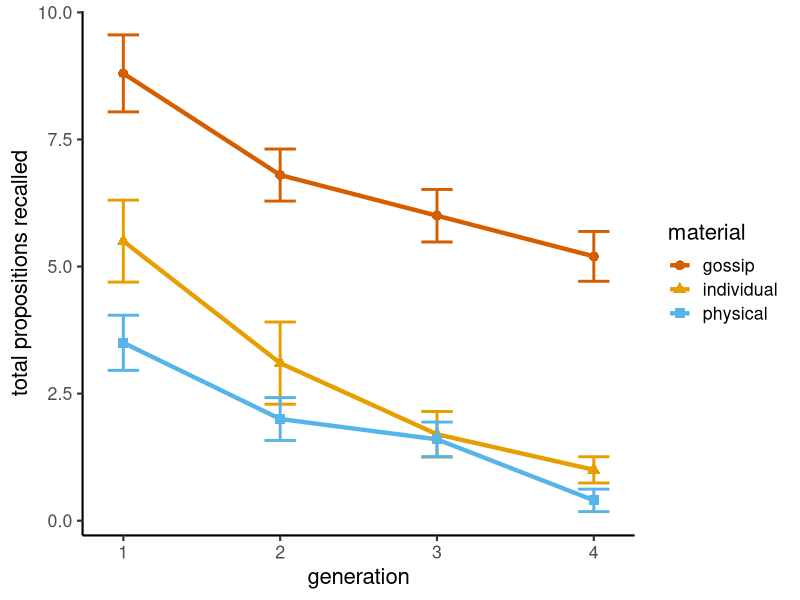
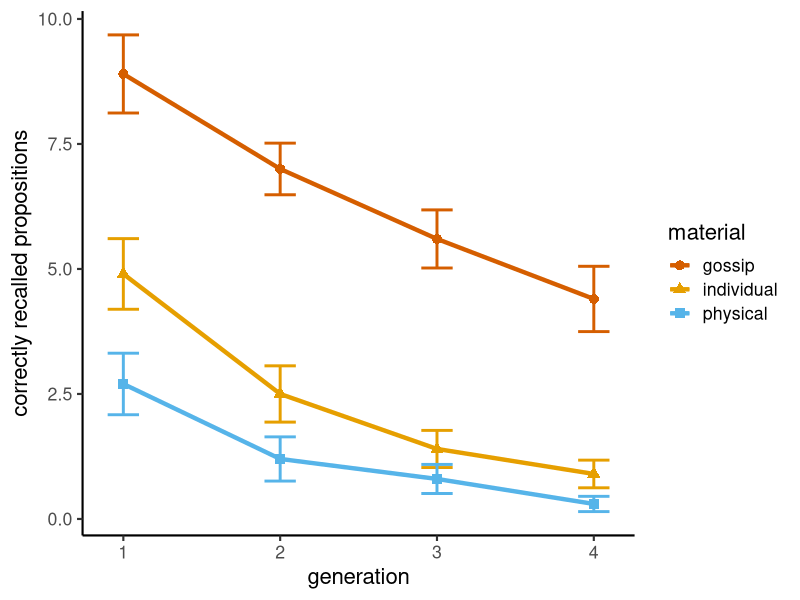
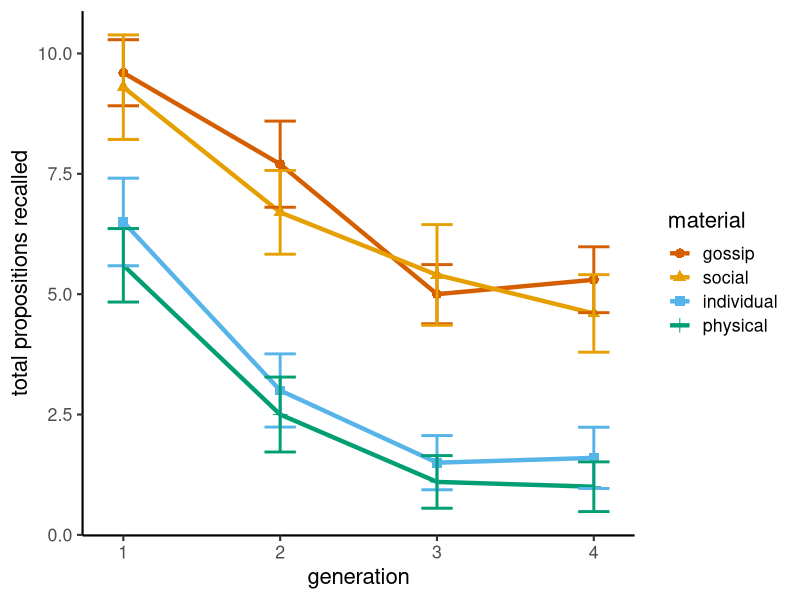
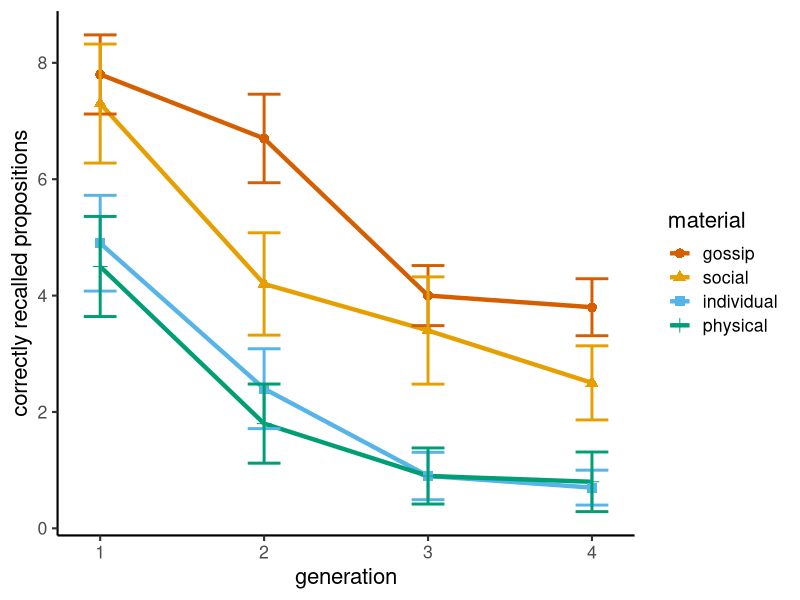

R code for these plots, in order:
# re-analyse data from Mesoudi, Whiten & Dunbar (2006), transmission chain experiments showing transmission advantage for social info over non-social individual and non-social physical info, using multilevel models instead of mixed ANOVAs

library(ggplot2)
library(readr)
library(nlme)


# experiment 1---------------------------------

# change path below to file location. Generation is numeric, while chain, participant, gender and material are factors
gossip_exp1 <- read_csv("mesoudi2006_exp1_data.csv", col_types = cols(chain = col_factor(levels = c("1", "2", "3", "4", "5", "6", "7", "8", "9", "10")), gender = col_factor(levels = c("m", "f")), material = col_factor(levels = c("gossip", "social", "individual", "physical")), participant = col_character()))
gossip_exp1$participant <- factor(gossip_exp1$participant)

# figures------------------

# colorblind pallette
cbPalette <- c("#D55E00", "#E69F00", "#56B4E9", "#009E73", "#999999", "#CC79A7")

# plot total propositions recalled (Fig 1)
ggplot(gossip_exp1, aes(x=generation, y=total_recall, colour = material)) + stat_summary(fun = mean, geom = "line", size = 1.5, aes(group = material, colour = material)) + stat_summary(fun = mean, geom = "point", size = 3, aes(shape = material)) + stat_summary(fun.data = mean_se, geom = "errorbar", width = 0.2, size = 1) + theme_classic(base_size = 16) + labs(x = "generation", y = "total propositions recalled") + scale_colour_manual(values=cbPalette)

# plot correct recalled propositions (Fig 2)
ggplot(gossip_exp1, aes(generation, correct_recall, colour = material)) + stat_summary(fun = mean, geom = "line", size = 1.5, aes(group = material, colour = material)) + stat_summary(fun = mean, geom = "point", size = 3, aes(shape = material)) + stat_summary(fun.data = mean_se, geom = "errorbar", width = 0.2, size = 1) + theme_classic(base_size = 16) + labs(x = "generation", y = "correctly recalled propositions") + scale_colour_manual(values=cbPalette)


# participants nested within chains (generation as numeric - see below for categorical) ------------

# total recall: same as in paper. Gossip higher than both ind and physical. No effect of gender, strong effect of generation
summary(lme(total_recall ~ gender + material + generation, data = gossip_exp1, random = ~1|chain / participant, method = "ML"))

# correct recall: again, gossip is higher than individual and physical, as in the original. Unlike the original, gender is just significiant at p<0.05.
summary(lme(correct_recall ~ gender + material + generation, data = gossip_exp1, random = ~1|chain / participant, method = "ML"))

# recode generation as categorical
gossip_exp1$generation.cat <- factor(gossip_exp1$generation)
levels(gossip_exp1$generation.cat) <- c("F1", "F2", "F3", "F4")

# categorical generation is virtually identical to numeric generation for material and gender, but also shows magnitude of diff between each generation
summary(lme(total_recall ~ gender + material + generation.cat, data = gossip_exp1, random = ~1|chain / participant, method = "ML"))
summary(lme(correct_recall ~ gender + material + generation.cat, data = gossip_exp1, random = ~1|chain / participant, method = "ML"))


# experiment 2---------------------------------

# Generation is numeric, while chain, participant, gender and material are factors
gossip_exp2 <- read_csv("mesoudi2006_exp2_data.csv", col_types = cols(chain = col_factor(levels = c("1", "2", "3", "4", "5", "6", "7", "8", "9", "10")), gender = col_factor(levels = c("m", "f")), material = col_factor(levels = c("gossip", "social", "individual", "physical")), participant = col_character()))
gossip_exp2$participant <- factor(gossip_exp2$participant)

# figures------------------

# colorblind pallette
cbPalette <- c("#D55E00", "#E69F00", "#56B4E9", "#009E73", "#999999", "#CC79A7")

# plot total propositions recalled (Fig 3)
ggplot(gossip_exp2, aes(generation, total_recall, colour = material)) + stat_summary(fun = mean, geom = "line", size = 1.5, aes(group = material, colour = material)) + stat_summary(fun = mean, geom = "point", size = 3, aes(shape = material)) + stat_summary(fun.data = mean_se, geom = "errorbar", width = 0.2, size = 1) + theme_classic(base_size = 16) + labs(x = "generation", y = "total propositions recalled") + scale_colour_manual(values=cbPalette)

# plot correct recalled propositions (Fig 4)
ggplot(gossip_exp2, aes(generation, correct_recall, colour = material)) + stat_summary(fun = mean, geom = "line", size = 1.5, aes(group = material, colour = material)) + stat_summary(fun = mean, geom = "point", size = 3, aes(shape = material)) + stat_summary(fun.data = mean_se, geom = "errorbar", width = 0.2, size = 1) + theme_classic(base_size = 16) + labs(x = "generation", y = "correctly recalled propositions") + scale_colour_manual(values=cbPalette)


# participants nested within chains (generation as numeric - see below for categorical) ------------

# total recall: same as in paper. Gossip no different to social, both are higher than ind and physical. No effect of gender, strong effect of generation
summary(lme(total_recall ~ gender + material + generation, data = gossip_exp2, random = ~1|chain / participant, method = "ML"))

# correct recall: As before, no effect of gender and strong effect of generation. But here gossip is higher than social, unlike the original analysis. Gossip and social both higher than ind and physical, as in the original.
summary(lme(correct_recall ~ gender + material + generation, data = gossip_exp2, random = ~1|chain / participant, method = "ML"))

# recode generation as categorical
gossip_exp2$generation.cat <- factor(gossip_exp2$generation)
levels(gossip_exp2$generation.cat) <- c("F1", "F2", "F3", "F4")

# categorical generation is virtually identical to numeric generation for material and gender, but also shows magnitude of diff between each generation
summary(lme(total_recall ~ gender + material + generation.cat, data = gossip_exp2, random = ~1|chain / participant, method = "ML"))
summary(lme(correct_recall ~ gender + material + generation.cat, data = gossip_exp2, random = ~1|chain / participant, method = "ML"))

# model comparison approach -------------------

# nullmodel
m0<-(lme(correct_recall ~ 1, data = gossip_exp2, random = ~1|chain / participant, method = "ML"))
summary(m0)

# model 1: gender, material and generation as fixed effects
m1<-(lme(correct_recall ~ gender + material + generation, data = gossip_exp2, random = ~1|chain / participant, method = "ML"))
summary(m1)

#model comparison between null model (m0) and model 1
anova(m0,m1)

# model 2, material and generation as fixed effects
m2<-(lme(correct_recall ~ material + generation, data = gossip_exp2, random = ~1|chain / participant, method = "ML"))
summary(m2)

# model comparison between model 1 and model 2
anova(m1,m2)

# model 3: material, generation and the interaction between material and generation as fixed effects
m3<-(lme(correct_recall ~ material + generation + material*generation, data = gossip_exp2, random = ~1|chain / participant, method = "ML"))

#model comparison between model 2 and model 3
anova(m2,m3)

# model 4: generation as unique fixed effect
m4<-(lme(correct_recall ~ generation, data = gossip_exp2, random = ~1|chain / participant, method = "ML"))
#model comparison between m2 and m4
anova(m4,m2)

anova(m0,m1,m2,m3,m4)
# Results show that model 2 has better fit than the null model and the only-generation model but similar fit to the interaction model and the model without gender. 